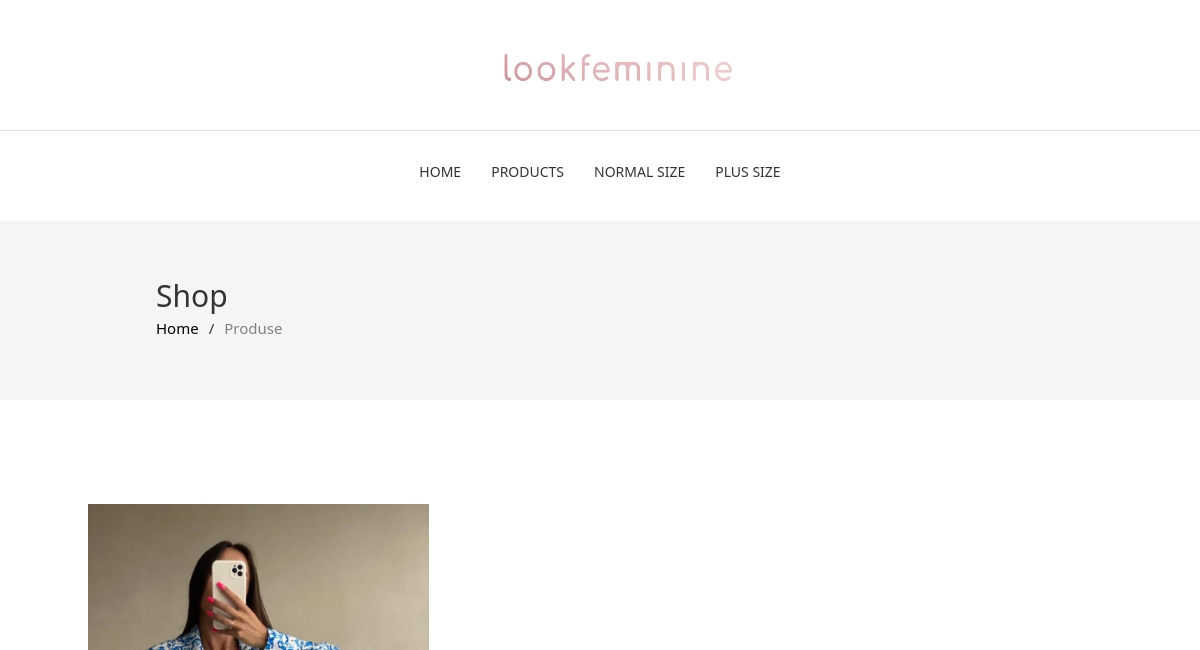
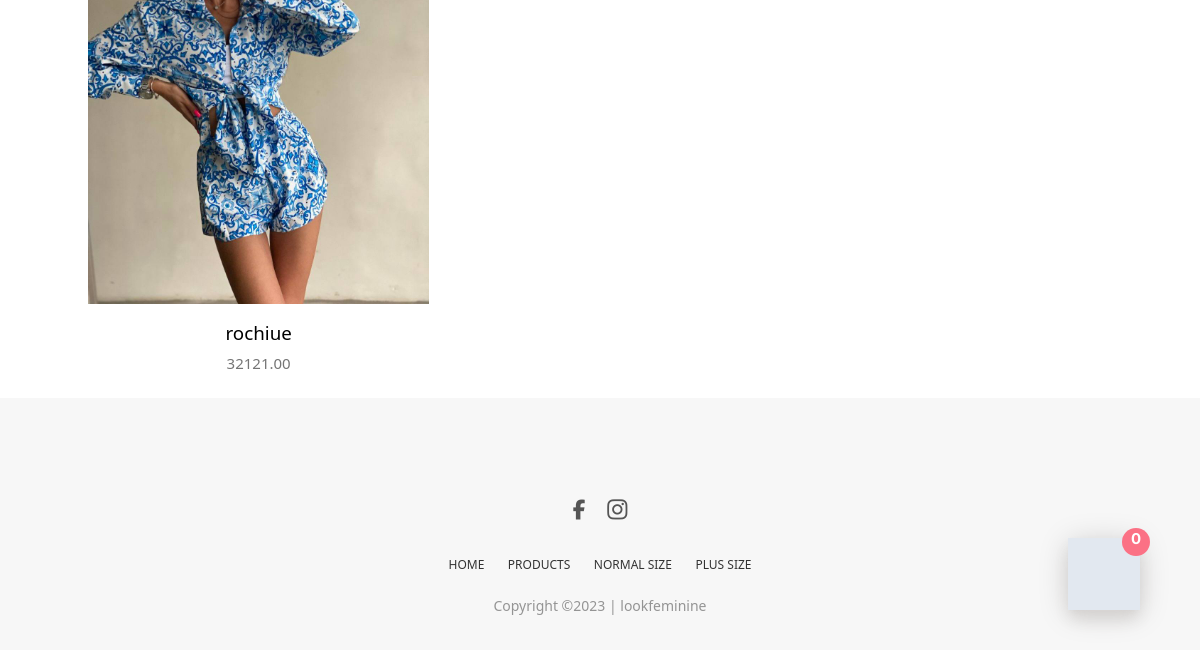
Before: /products/all/ with the older database file (2 pictures, top to bottom).
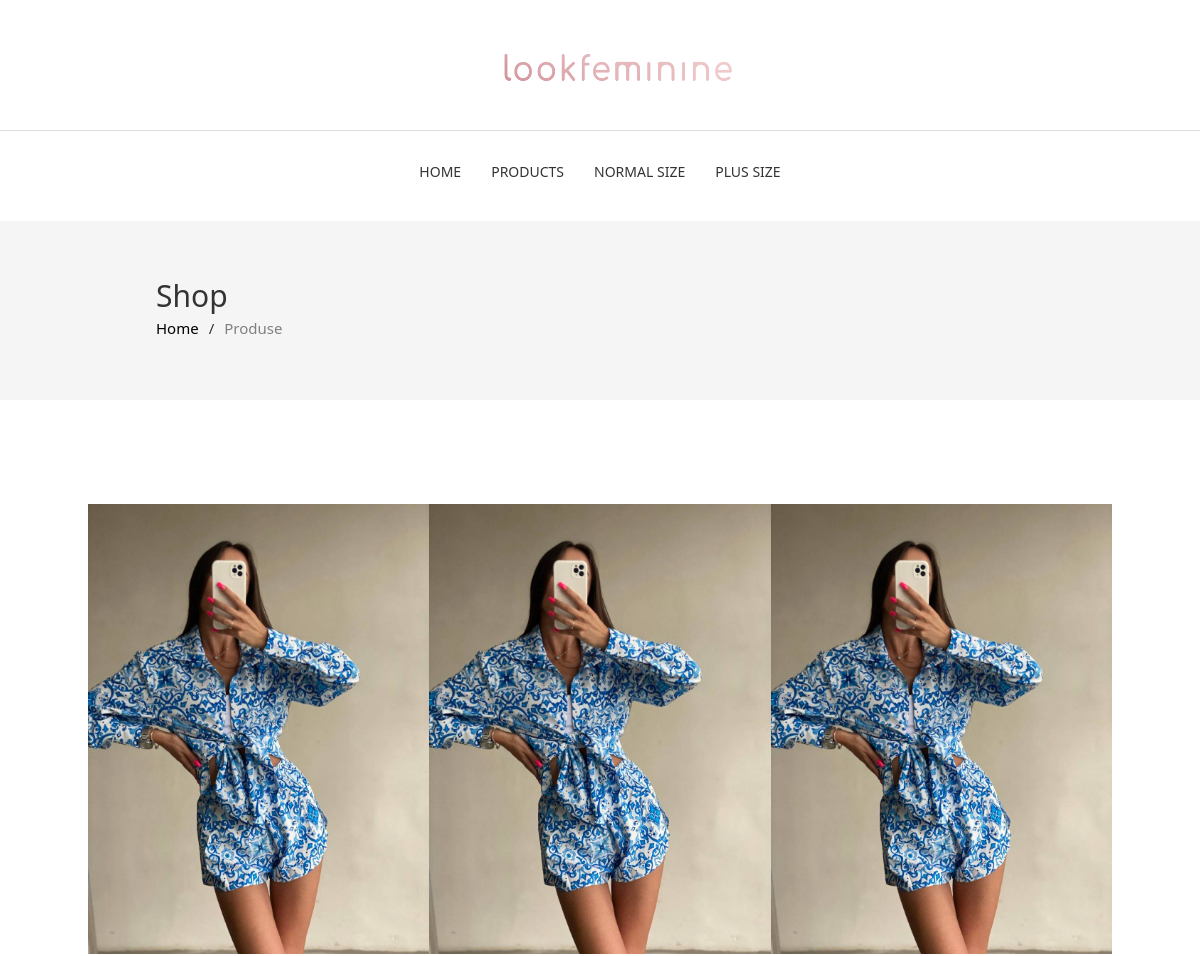
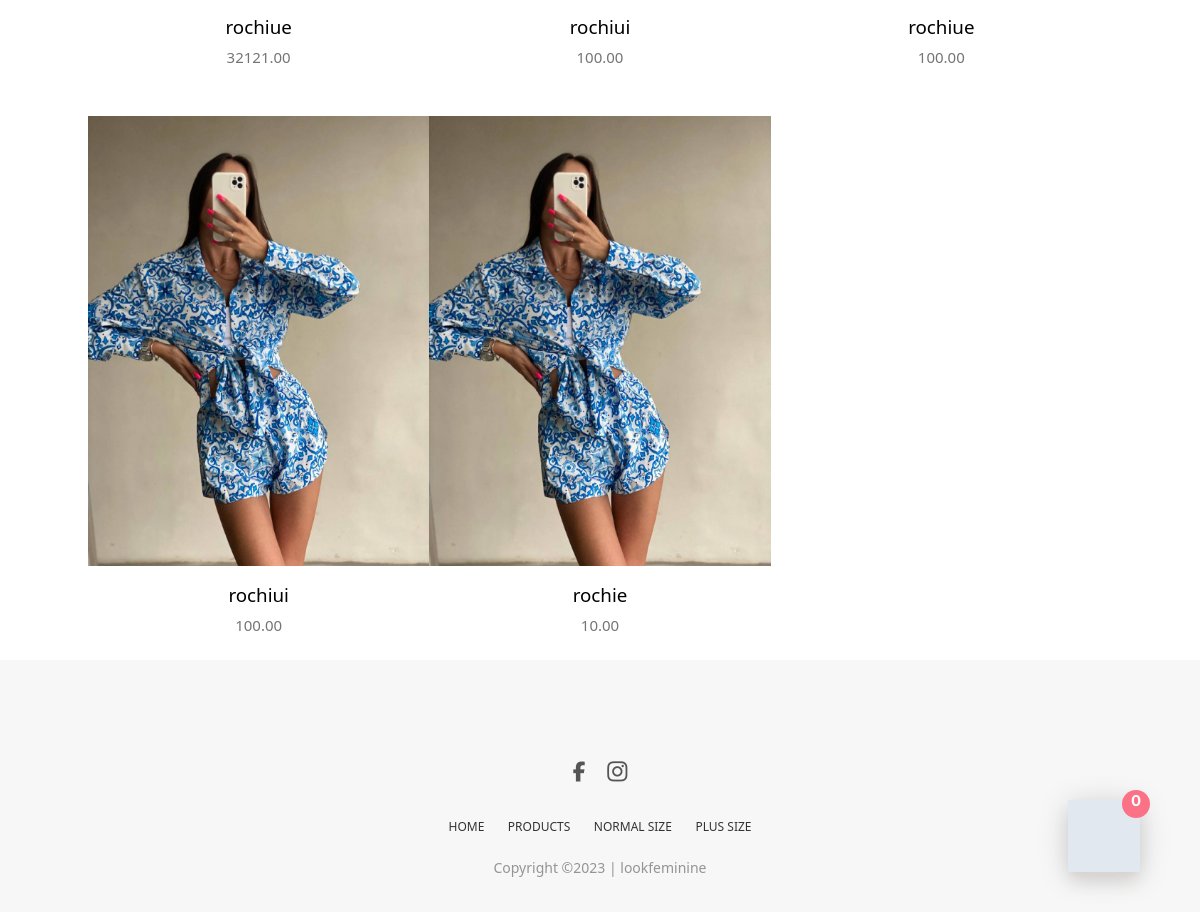
After: the same page with the newer database file (2 pictures, top to bottom).
### base/models.py (models this page shows, shortened)
class Product(models.Model):
    name = models.CharField(max_length=100)
    description = models.TextField()
    price = models.DecimalField(max_digits=10, decimal_places=2)
    category = models.ForeignKey(Category, on_delete=models.CASCADE)
    size = models.ManyToManyField(Size, null=False)
    size_category = models.ForeignKey(
        size_cat, on_delete=models.CASCADE, default="")
    colors = models.ManyToManyField(Color, null=False)
    image = models.ManyToManyField(Image, null=False)
    material = models.ForeignKey(Material, on_delete=models.CASCADE)
    code = models.CharField(max_length=20, unique=True)
    created_at = models.DateTimeField(auto_now_add=True)
    updated_at = models.DateTimeField(auto_now=True)
    bestseller = models.BooleanField(default=False)

class Image(models.Model):
    image = models.ImageField(upload_to='product/')

### base/urls.py (the view)
# urls.py: path('products/<str:category_id>/', shop, name='shop'),
def shop(request, category_id):
    products = Product.objects.all()
    cart = request.session.get('cart', {})
    total_price = sum(item['price'] * item['quantity']
                      for item in cart.values())
    context = {'products': products, 'category_id': category_id ,'total_price': total_price, "cart": cart}
    return render(request, 'base/shop.html', context)

### base/templates/base/shop.html (shortened to what this page needs)
{% extends 'base/template.html' %}
{% load static %}
{% block content %}
<section class="page-head py-24" style="background-color: #f5f5f5">
  <div class="content flex-column mx-[13%]">
    <div class="page-name mb-3">
      <h1 class="page-name" style="font-weight: 100" class="font-sans Segoe-UI">
        <span class="font-sans Segoe-UI text-5xl">Shop</span>
      </h1>
    </div>
    <div class="list-cat">
      <ol class="flex gap-4">
        <li>
          <a
            href="{% url 'home' %}"
            style="color: black"
            class="font-sans Segoe-UI text-2xl"
            >Home</a
          >
        </li>
        {% if category_id == 'all' %}
        <li class="font-sans Segoe-UI text-2xl">/</li>
        <li class="font-sans Segoe-UI text-2xl opacity-60">Produse</li>
        {% elif category_id == 'normal' %}
        <li class="font-sans Segoe-UI text-2xl">/</li>
        <li class="active font-sans Segoe-UI text-2xl opacity-60">
          Normal size
        </li>
        {% else %}
        <li class="font-sans Segoe-UI text-2xl">/</li>
        <li class="active font-sans Segoe-UI text-2xl opacity-60">Plus size</li>
        {% endif %}
      </ol>
    </div>
  </div>
</section>
<section class="products section">
  <div class="container">
    <div class="row">
      {% if category_id == 'all' %}
      {% for product in products %}
      {% with product.image.first as first_image %}
      {% if first_image %}
      <div class="col-md-4">
        <div class="product-item">
          <a href="{% url 'product' product.id %}">
            <div class="product-thumb">
              <img
                class="img-responsive"
                src="{{ first_image.image.url }}"
                style="width: 360px; height: 450px"
                alt="product-img"
              />
              {% endif %} {% endwith %}
            </div>
            <div class="product-content mt-4 flex gap-3">
              <h4>
                <a
                  href="{% url 'product' product.id %}"
                  style="color: black"
                  class="font-sans Segoe-UI font-medium text-3xl"
                  >{{product.name}}</a
                >
              </h4>
              <p class="font-sans Segoe-UI price">{{product.price}}</p>
            </div>
          </a>
        </div>
      </div>
      {% endfor %} {% endif %}
    </div>
  </div>
</section>
{% endblock content %}

### base/templates/base/template.html (shortened to what this page needs)
<!DOCTYPE html>
<html lang="en">
  <head>
    {% load static %}
    <link
      type="text/css"
      rel="stylesheet"
      href="{% static 'css\reset.css' %}"
    />
    <link
      rel="stylesheet"
      href="{% static 'plugins/bootstrap/css/bootstrap.min.css' %}"
    />
    <script src="https://cdn.tailwindcss.com"></script>
    <link
      rel="stylesheet"
      href="https://cdnjs.cloudflare.com/ajax/libs/font-awesome/6.4.2/css/all.min.css"
    />
    <link
      type="text/css"
      rel="stylesheet"
      href="{% static 'css\style.css' %}"
    />
    <link
      href=" https://cdn.jsdelivr.net/npm/@splidejs/splide@4.1.4/dist/css/splide.min.css "
      rel="stylesheet"
    />
  </head>
  <div class="">
    <div class="page-container relative pb-3">
      <div class="header">
        <div class="up-header">
          <div class="center-header flex justify-center ml-12">
            <div class="logo">
              <a href="{% url 'home'  %}"
                ><img
                  class="logo-img"
                  src="{% static 'images/logo.png' %}"
                  style="width: 250px; height: 60px"
              /></a>
            </div>
          </div>
        </div>
        <div class="down-header">
          <ul class="navbar">
            <li>
              <a href="{% url 'home'  %}" class="font-sans Segoe-UI">Home</a>
            </li>
            <li>
              <a href="{% url 'shop' 'all'%}" class="font-sans Segoe-UI"
                >Products</a
              >
            </li>
            <li>
              <a href="{% url 'shop' 'normal' %}" class="font-sans Segoe-UI"
                >Normal Size</a
              >
            </li>
            <li>
              <a href="{% url 'shop' 'large' %}" class="font-sans Segoe-UI"
                >Plus Size</a
              >
            </li>
          </ul>
        </div>
      </div>
    </div>
  </div>
  {% block content %} {% endblock %}
  <div class="cd-cart-container ">
    <a href="#0" class="cd-cart-trigger bg-slate-200 opacity-100 rounded-m  shadow-lg shadow-stone-300  ">
      <ul class="count flex align-center justify-center bg-rose-400">
        <span class="text-s flex align-center justify-center"  style="font-family: Inter"
          >{% if request.session.cart %}
          {{ request.session.cart|length}}
          {% else %} 0
          {% endif %}</span
        >
      </ul>
    </a>
    <div class="cd-cart ">
      <div class="wrapper">
        <footer>
          <a href="#0" class="checkout btn" style="font-family: Inter"
            >Checkout -
            <span style="font-family: Inter">{{total_price}} MDL</span></a
          >
        </footer>
      </div>
    </div>
  </div>
  <div class="bg bg-blue">
    <footer class="footer section text-center w-full bottom-0">
      <div class="container">
        <div class="row">
          <div class="col-md-12">
            <ul class="social-media">
              <li>
                <a href="">
                  <i
                    class="fa-brands fa-facebook-f"
                    style="font-size: 20px"
                  ></i>
                </a>
              </li>
              <li>
                <a href="">
                  <i class="fa-brands fa-instagram" style="font-size: 23px"></i>
                </a>
              </li>
            </ul>
            <ul class="footer-menu text-uppercase">
              <li>
                <a href="{% url 'home' %}" class="font-sans Segoe-UI">home</a>
              </li>
              <li>
                <a href="{% url 'shop' 'all' %}" class="font-sans Segoe-UI"
                  >products</a
                >
              </li>
              <li>
                <a href="{% url 'shop' 'normal' %}" class="font-sans Segoe-UI"
                  >normal size</a
                >
              </li>
              <li>
                <a href="{% url 'shop' 'plus' %}" class="font-sans Segoe-UI"
                  >plus size</a
                >
              </li>
            </ul>
            <p class="copyright-text mb-5">
              <span class="font-sans Segoe-UI opacity-50">
                Copyright &copy;2023 | lookfeminine</span
              >
            </p>
          </div>
        </div>
      </div>
    </footer>
  </div>
</html>

### base/static/CSS/style.css (style rules this page uses)
* { font-family: Popins; }
.up-header { display: flex; justify-content: space-between; align-items: center; max-width: 1200px; margin: 0 auto; padding: 35px 0; border-bottom: 1px solid #dedede; }
.center-header { flex-grow: 1; text-align: center; }
.navbar { display: flex; list-style-type: none; justify-content: center; align-items: center; margin: 2vh 0; }
.navbar li a { color: #333; font-size: 14px; padding: 0px 15px; text-transform: uppercase; }
.container { margin-top: 10vh; }
.product-item { display: flex; flex-direction: column; align-items: center; justify-content: center; padding: 0; margin: 0; }
.col-md-4 { margin: 3vh 0vw; padding: 0; }
.product-content { display: flex; align-items: center; flex-direction: column; justify-content: center; margin-top: 0.5vh; }
.price { font-family: "Poppins", sans-serif; color: #757575; font-size: 15px; }
.footer { background: #F7F7F7; padding: 20px 0; }
.footer .footer-menu { margin-top: 30px; }
.footer .footer-menu li { display: inline-block; margin: 0 10px; }
.footer .footer-menu li a { color: #333; font-size: 12px; }
.footer .copyright-text { margin-top: 20px; }
.social-media { display: flex; align-items: center; justify-content: center; gap: 1vw; }
.social-media li { display: inline-block; margin: 0 5px; }
.social-media li a i { font-size: 20px; color: #555; }

Changed rows visible on the page:
added Product: image.first.image (picture), name "rochiui", price "100.00"
added Product: image.first.image (picture), name "rochiue", price "100.00"
added Product: image.first.image (picture), name "rochiui", price "100.00"
added Product: image.first.image (picture), name "rochie", price "10.00"
